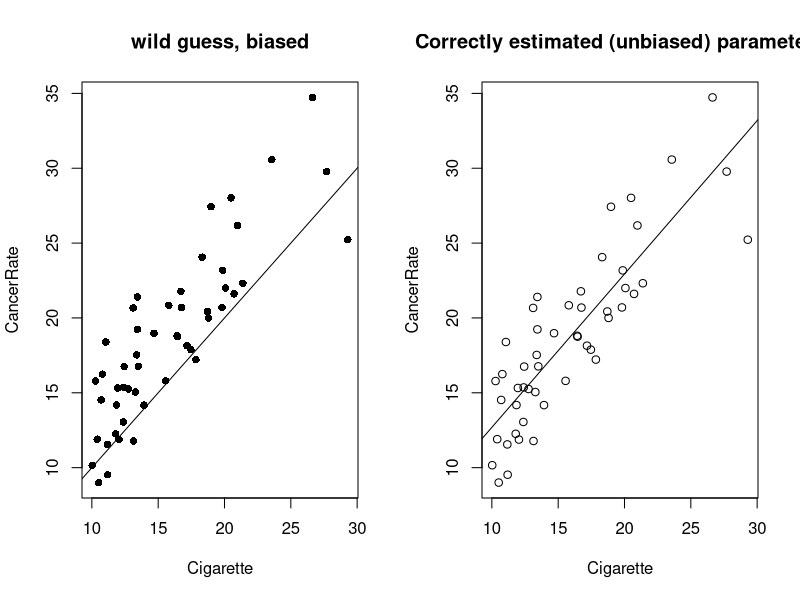
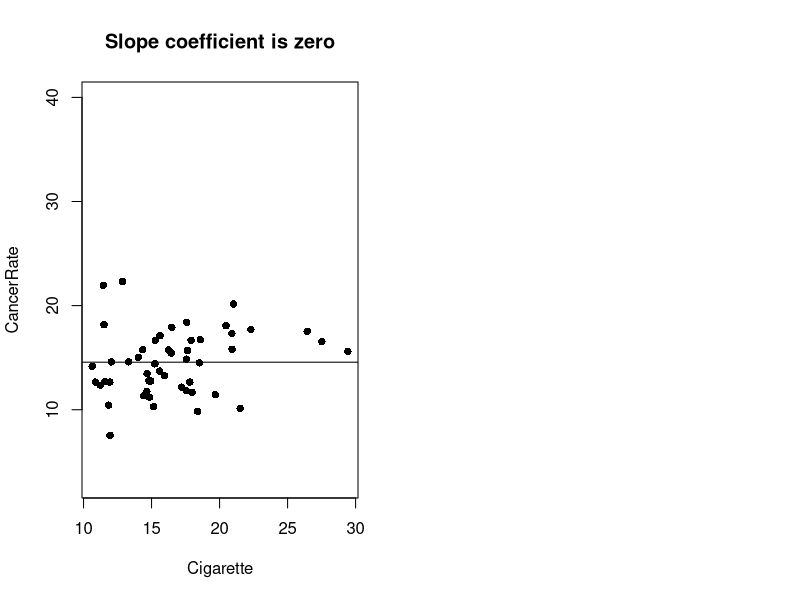

The R source for these figures, in order: (Note: this script raises an error after producing the figures.)
# Regression example 


# Make compariosn plots 
par(mfrow= c(1,2))

# I make fake state-level cigarette sales and lung cancer rate per 100,000 ppl
Cigarette <- abs(rnorm(mean = 0, sd = 8, n = 50)) + 10
CancerRate <- Cigarette + rnorm(sd = 3, n = 50) + 3

# Wild guess, beta_0 = 0, and beta_1 = 1
plot(Cigarette, CancerRate, pch = 16,  main = "wild guess, biased")
abline(a= 0, b = 1,col = "black")

# Estimated from data 
plot(Cigarette, CancerRate, main = "Correctly estimated (unbiased) parameters")
abline(lm(CancerRate ~ Cigarette),col = "black")
lm(CancerRate ~ Cigarette)$coefficients






# I make fake state-level cigarette sales and lung cancer rate per 100,000 ppl
Cigarette <- abs(rnorm(mean = 0, sd = 8, n = 50)) + 10
CancerRate <- 0*Cigarette + rnorm(sd = 3, n = 50) + 15

plot(Cigarette, CancerRate, pch = 16,  main = "Slope coefficient is zero", ylim = c(3, 40))
abline(a= mean(CancerRate), b = 0,col = "black")



# Least square estimation 
# Beta_1
SS_xy <- sum((Cigarette - mean(Cigarette))*(CancerRate - mean(CancerRate))) 
SS_xx <- sum((Cigarette - mean(Cigarette))^2)
SS_xy/SS_xx 
# Beta_0
mean(CancerRate) - beta1*mean(Cigarette)

# Confirm
lm(CancerRate ~ Cigarette)
